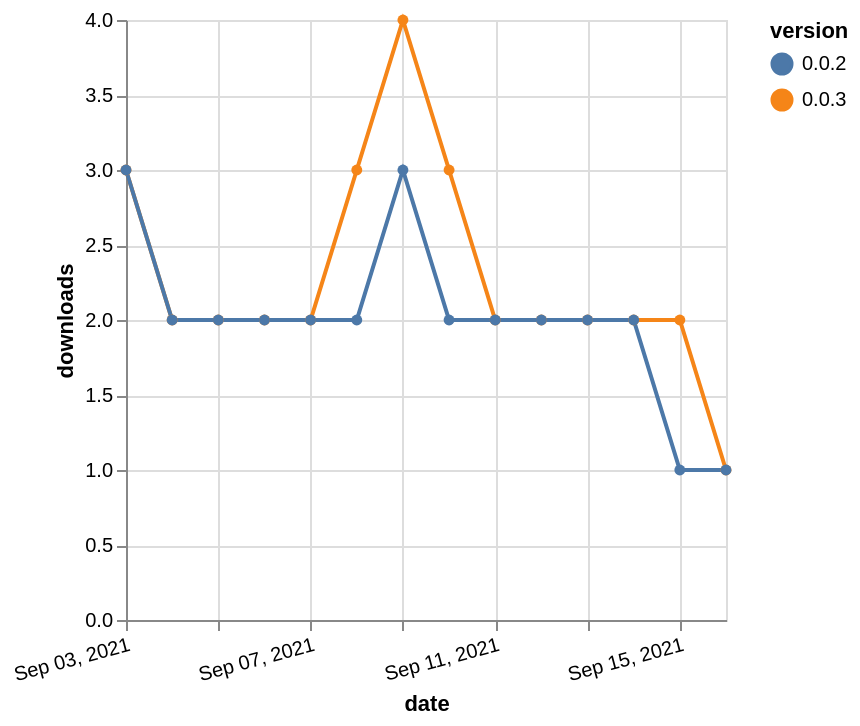

Specify this chart in Vega-Lite:
### Vega-Lite specification from a JSON file in a GitHub repository (floating-point values rounded to 4 significant figures)
{"$schema": "https://vega.github.io/schema/vega-lite/v5.json", "description": "A simple bar chart with embedded data.", "data": {"values": [{"date": "2021-09-03", "total": 2812, "delta": 3, "version": "0.0.3"}, {"date": "2021-09-04", "total": 2814, "delta": 2, "version": "0.0.3"}, {"date": "2021-09-05", "total": 2816, "delta": 2, "version": "0.0.3"}, {"date": "2021-09-06", "total": 2818, "delta": 2, "version": "0.0.3"}, {"date": "2021-09-07", "total": 2820, "delta": 2, "version": "0.0.3"}, {"date": "2021-09-08", "total": 2823, "delta": 3, "version": "0.0.3"}, {"date": "2021-09-09", "total": 2827, "delta": 4, "version": "0.0.3"}, {"date": "2021-09-10", "total": 2830, "delta": 3, "version": "0.0.3"}, {"date": "2021-09-11", "total": 2832, "delta": 2, "version": "0.0.3"}, {"date": "2021-09-12", "total": 2834, "delta": 2, "version": "0.0.3"}, {"date": "2021-09-13", "total": 2836, "delta": 2, "version": "0.0.3"}, {"date": "2021-09-14", "total": 2838, "delta": 2, "version": "0.0.3"}, {"date": "2021-09-15", "total": 2840, "delta": 2, "version": "0.0.3"}, {"date": "2021-09-16", "total": 2841, "delta": 1, "version": "0.0.3"}, {"date": "2021-09-03", "total": 2532, "delta": 3, "version": "0.0.2"}, {"date": "2021-09-04", "total": 2534, "delta": 2, "version": "0.0.2"}, {"date": "2021-09-05", "total": 2536, "delta": 2, "version": "0.0.2"}, {"date": "2021-09-06", "total": 2538, "delta": 2, "version": "0.0.2"}, {"date": "2021-09-07", "total": 2540, "delta": 2, "version": "0.0.2"}, {"date": "2021-09-08", "total": 2542, "delta": 2, "version": "0.0.2"}, {"date": "2021-09-09", "total": 2545, "delta": 3, "version": "0.0.2"}, {"date": "2021-09-10", "total": 2547, "delta": 2, "version": "0.0.2"}, {"date": "2021-09-11", "total": 2549, "delta": 2, "version": "0.0.2"}, {"date": "2021-09-12", "total": 2551, "delta": 2, "version": "0.0.2"}, {"date": "2021-09-13", "total": 2553, "delta": 2, "version": "0.0.2"}, {"date": "2021-09-14", "total": 2555, "delta": 2, "version": "0.0.2"}, {"date": "2021-09-15", "total": 2556, "delta": 1, "version": "0.0.2"}, {"date": "2021-09-16", "total": 2557, "delta": 1, "version": "0.0.2"}]}, "width": "container", "mark": {"type": "line", "point": {"filled": true}}, "encoding": {"x": {"field": "date", "type": "temporal", "timeUnit": "yearmonthdate", "title": "date", "axis": {"labelAngle": -15}}, "y": {"field": "delta", "type": "quantitative", "title": "downloads"}, "color": {"field": "version", "type": "nominal"}, "tooltip": {"field": "delta"}}}
